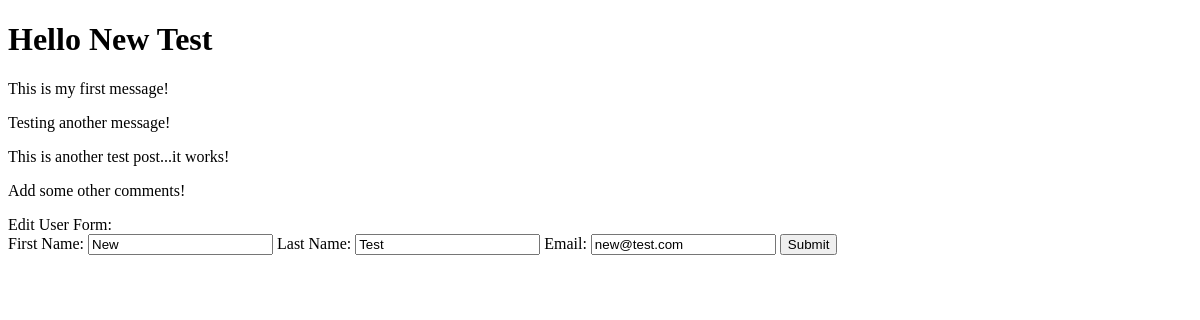
/user_profile/3, run on an earlier commit of the app's database.
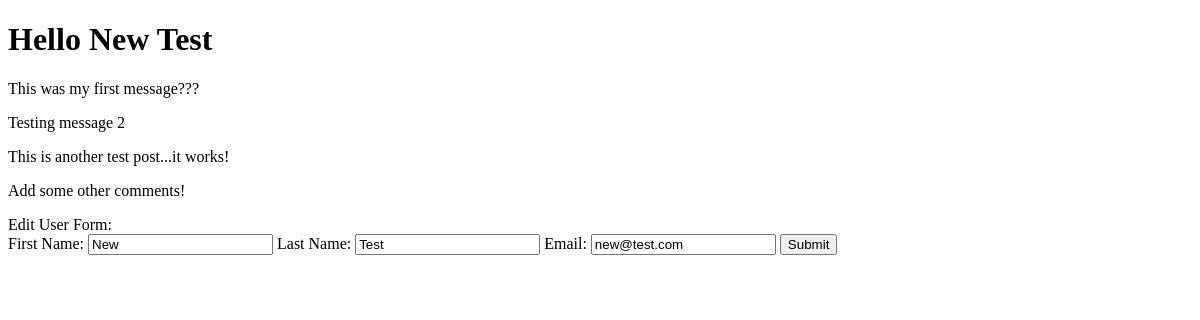
And on a later commit of the database.
### logreg/models.py (models this page shows)
class Wall_Message(models.Model):
    message = models.CharField(max_length=255)
    poster = models.ForeignKey(User, related_name='user_messages', on_delete=models.CASCADE)
    user_likes = models.ManyToManyField(User, related_name='liked_posts')

### logreg/views.py (the view)
# urls.py: path('user_profile/<int:id>', views.profile),
def profile(request, id):
    context = {
        'user': User.objects.get(id=id)
    }
    return render(request, 'profile.html', context)

### logreg/templates/profile.html (shortened to what this page needs)
<!DOCTYPE html>
<html lang="en">
<head>
</head>
<body>
    <h1>Hello {{user.first_name}} {{user.last_name}}</h1>
    {% for post in user.user_messages.all %}
    <p>{{post.message}}</p>
    {% endfor %}
    {% for comment in user.user_comments.all %}
    <p>{{comment.comment}}</p>
    {% endfor %}
    Edit User Form:
    <form action="/edit/{{user.id}}" method=POST>
       First Name: <input type="text" name='fname' value={{user.first_name}}>
       Last Name: <input type="text" name='lname' value={{user.last_name}}>
       Email: <input type="text" name='email' value={{user.email}}>
       <input type="submit">
    </form>
</body>
</html>

What changed in the data, as far as the page shows it:
changed Wall_Message: message "This is my first message!" → "This was my first message???"
changed Wall_Message: message "Testing another message!" → "Testing message 2"
